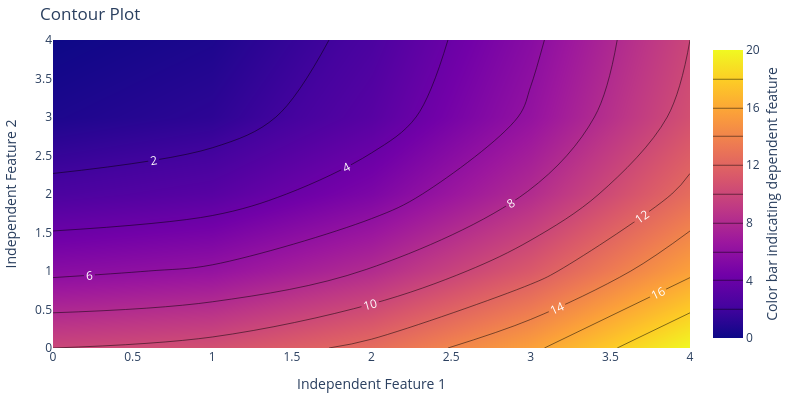

The notebook cell saved with this chart:
### Markdown cell above
### 2. Some examples.. 

#### Contour Heatmap

### Code cell
import plotly.graph_objects as go

fig = go.Figure(data=
    go.Contour(
        z=[[10, 10.625, 12.5, 15.625, 20],
           [5.625, 6.25, 8.125, 11.25, 15.625],
           [2.5, 3.125, 5., 8.125, 12.5],
           [0.625, 1.25, 3.125, 6.25, 10.625],
           [0, 0.625, 2.5, 5.625, 10]],
        contours=dict(
            coloring ='heatmap',
            showlabels = True, # show labels on contours
            labelfont = dict( # label font properties
                size = 12,
                color = 'white',
            )
        ),
        colorbar=dict(
            title=dict(
                text='Color bar indicating dependent feature', side = 'right' ))
        ))
fig.update_layout(
    title='Contour Plot',
    xaxis_title='Independent Feature 1',
    yaxis_title='Independent Feature 2',
    width=800, height=400,
    margin=dict(l=10, r=10, t=40, b=20)
)
fig.show()

### Figure 1 — Plotly figure (JSON) as saved in the notebook; plotly's stock layout.template omitted (floating-point values rounded to 4 significant figures)
{"data": [{"colorbar": {"title": {"side": "right", "text": "Color bar indicating dependent feature"}}, "contours": {"coloring": "heatmap", "labelfont": {"color": "white", "size": 12}, "showlabels": true}, "type": "contour", "z": [[10, 10.62, 12.5, 15.62, 20], [5.625, 6.25, 8.125, 11.25, 15.62], [2.5, 3.125, 5, 8.125, 12.5], [0.625, 1.25, 3.125, 6.25, 10.62], [0, 0.625, 2.5, 5.625, 10]]}], "layout": {"height": 400, "margin": {"b": 20, "l": 10, "r": 10, "t": 40}, "title": {"text": "Contour Plot"}, "width": 800, "xaxis": {"title": {"text": "Independent Feature 1"}}, "yaxis": {"title": {"text": "Independent Feature 2"}}}}
